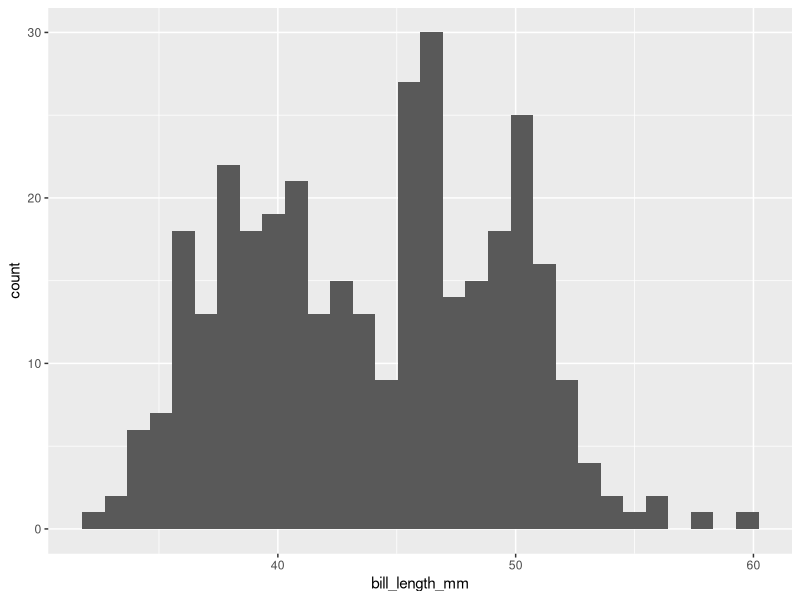
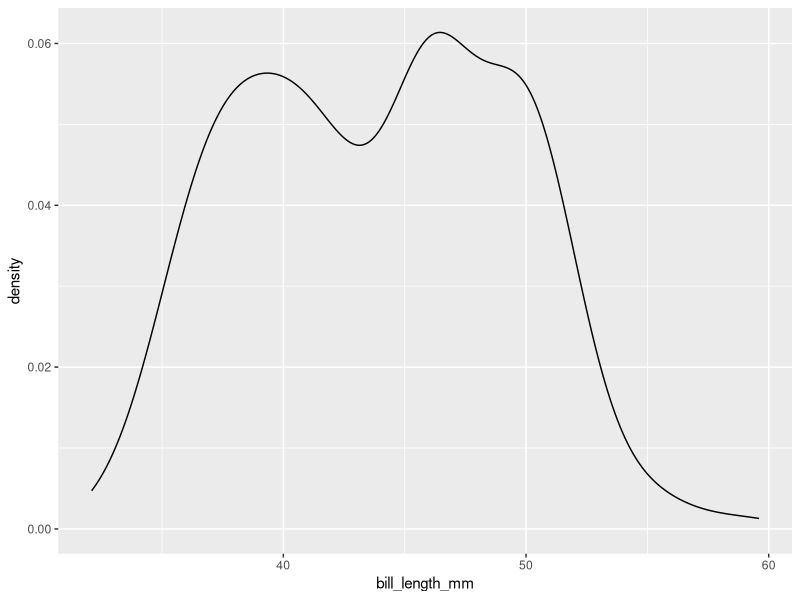
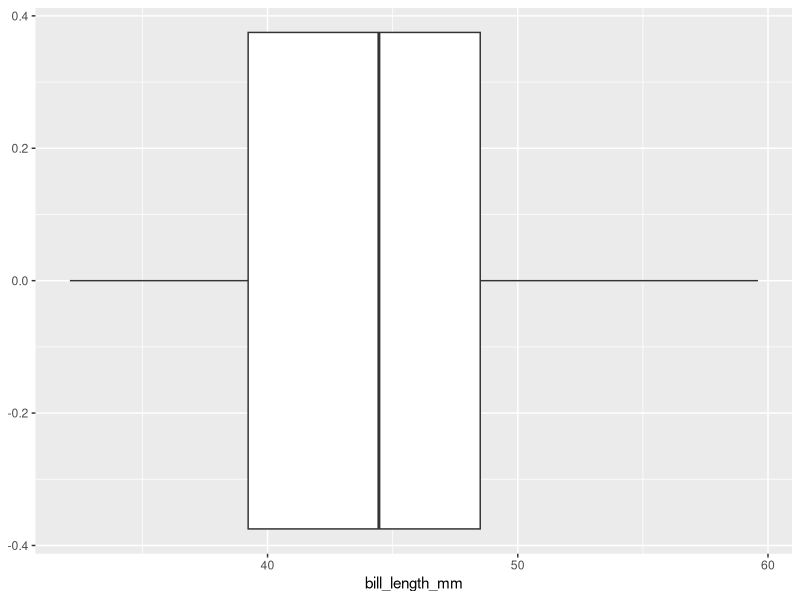
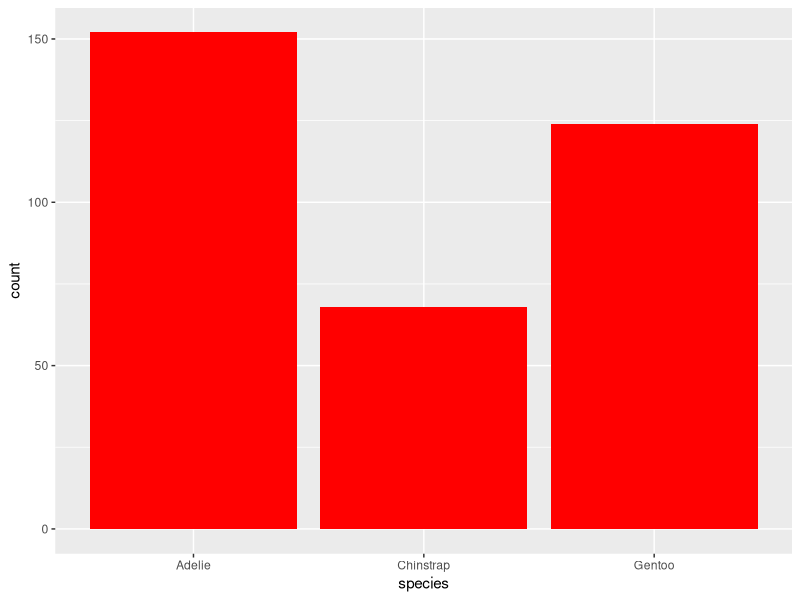
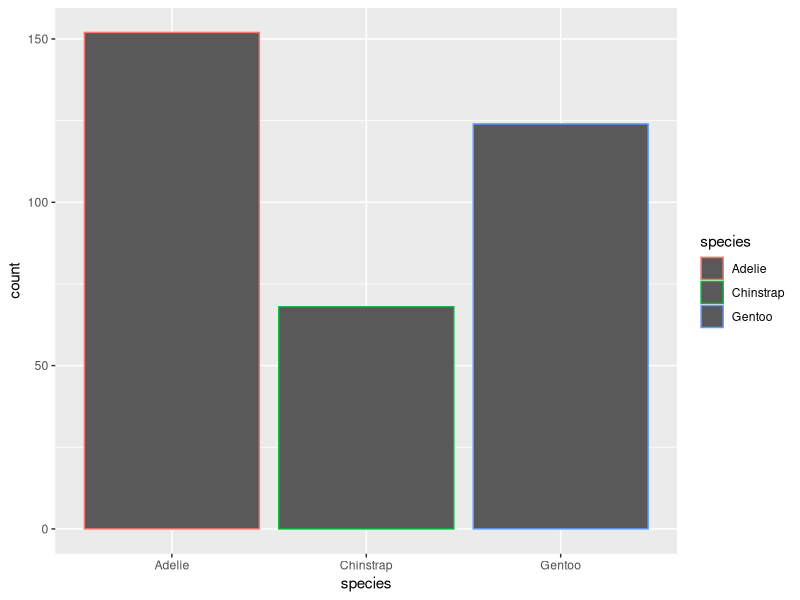
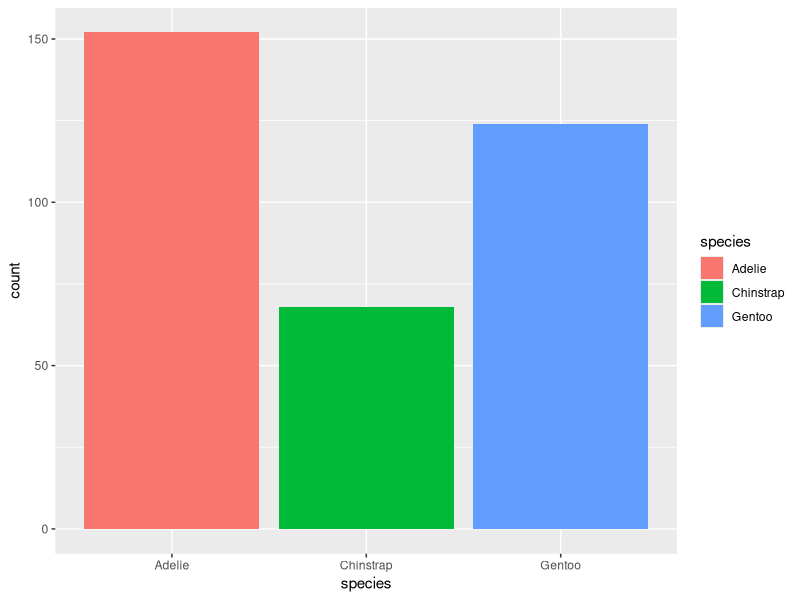
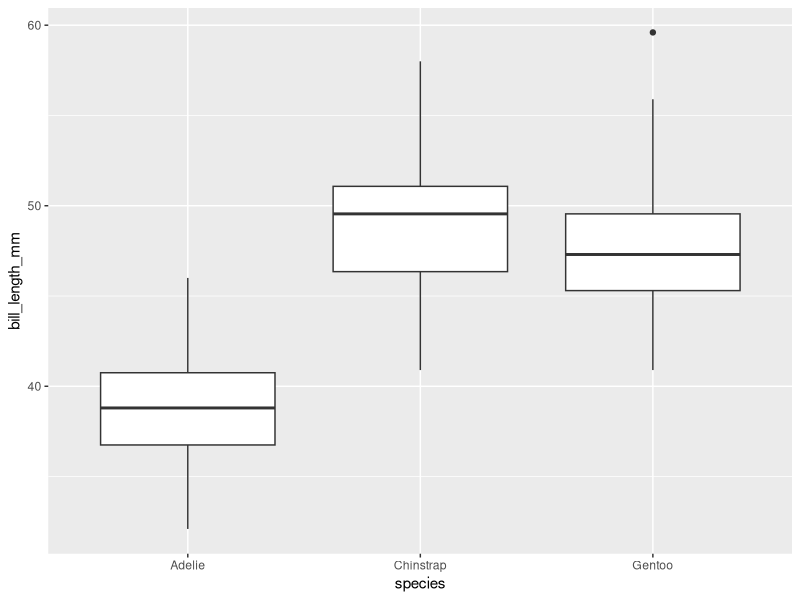
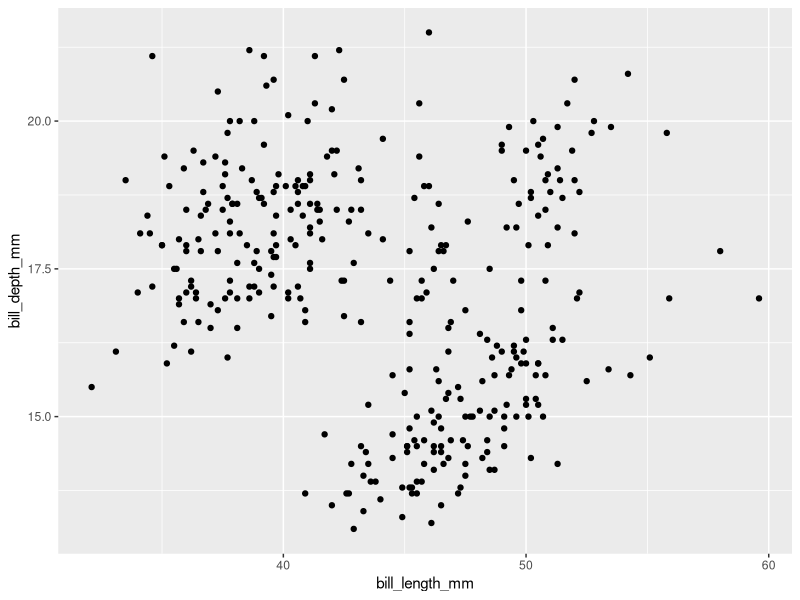

Here is the R script that generated these plots, in order:
## ---- chunk 1
library(ggplot2)
library(palmerpenguins)

ggplot(aes(x = bill_length_mm),data = penguins) + geom_histogram()

## ---- chunk 2
library(ggplot2)
library(palmerpenguins)

ggplot(aes(x = bill_length_mm),data = penguins) + geom_density()

## ---- chunk 3
ggplot(aes(x = bill_length_mm),data = penguins) + geom_boxplot()
## ---- chunk 4
ggplot(aes(x = species),data = penguins) + 
  geom_bar(fill= "red")
## ---- chunk 5
ggplot(aes(x = species, color = species),data = penguins) + geom_bar()
## ---- chunk 6
ggplot(aes(x = species, fill = species),data = penguins) + geom_bar()
## ---- chunk 7
ggplot(aes(x = species, y = bill_length_mm), data = penguins) + 
geom_boxplot()
## ---- chunk 8
ggplot(aes(x = bill_length_mm, y = bill_depth_mm),data = penguins) + 
  geom_point()
## ---- chunk 9
ggplot(aes(x = bill_length_mm, y = bill_depth_mm),data = penguins) + 
  geom_point(color = "salmon")
## ---- chunk 10
ggplot(aes(x = bill_length_mm, y = bill_depth_mm, color = species), data = penguins) +
  geom_point()
## ---- chunk 11
ggplot(aes(x = bill_length_mm, y = bill_depth_mm, color = species), data = penguins) + 
  geom_point() + 
  geom_smooth()
## ---- chunk 12
ggplot(aes(x = bill_length_mm, y = bill_depth_mm),data = penguins) + 
  geom_point() + 
  geom_smooth() + 
  facet_grid(~species)
## ---- chunk 13
ggplot(aes(x = bill_length_mm, y = bill_depth_mm, color = island),data = penguins) + 
  geom_point() + 
  geom_smooth() + 
  facet_grid(~species)
## ---- chunk 14
ggplot(aes(x = bill_length_mm, y = bill_depth_mm), data = penguins) +
  geom_point() +
  geom_smooth() +
  facet_grid(species ~ 1)
## ---- chunk 15
ggplot(aes(x = bill_length_mm, y = bill_depth_mm), data = penguins) +
  geom_point() +
  geom_smooth() +
  facet_grid(species ~ island)
## ---- chunk 16
df <- expand.grid(x = 0:5, y = 0:5)
set.seed(1)
df$z <- runif(nrow(df))
ggplot(df, aes(x, y, fill = z)) +
geom_tile() + coord_fixed()

#This also works
#ggplot(df, aes(x, y, fill = z)) +
#geom_raster()
## ---- chunk 17
#| echo: false
df <- expand.grid(x = 0:5, y = 0:5)
set.seed(1)
df$z <- runif(nrow(df))
ggplot(df, aes(x, y, fill = z)) +
geom_tile() + coord_fixed()
## ---- chunk 18
df <- expand.grid(x = 0:5, y = 0:5)
set.seed(1)
df$z <- runif(nrow(df))
ggplot(df, aes(x, y, fill = z)) +
geom_tile() + 
  coord_fixed() + 
  scale_fill_continuous(type = "viridis")
  

#This also works
#ggplot(df, aes(x, y, fill = z)) +
#geom_raster()
## ---- chunk 19
#| echo: false
df <- expand.grid(x = 0:5, y = 0:5)
set.seed(1)
df$z <- runif(nrow(df))
ggplot(df, aes(x, y, fill = z)) +
geom_tile() + 
  coord_fixed() + 
  scale_fill_continuous(type = "viridis")
  

#This also works
#ggplot(df, aes(x, y, fill = z)) +
#geom_raster()
## ---- chunk 20
df <- expand.grid(x = 0:5, y = 0:5)
set.seed(1)
df$z <- runif(nrow(df))
ggplot(df, aes(x, y, fill = z)) +
geom_tile() + 
  coord_fixed() + 
  scale_fill_gradient(low = "#eaaa00", high = "#5a0722")
  

#This also works
#ggplot(df, aes(x, y, fill = z)) +
#geom_raster()
## ---- chunk 21
#| echo: false
df <- expand.grid(x = 0:5, y = 0:5)
set.seed(1)
df$z <- runif(nrow(df))
ggplot(df, aes(x, y, fill = z)) +
geom_tile() + 
  coord_fixed() + 
  scale_fill_gradient(low = "#eaaa00", high = "#5a0722")
  

#This also works
#ggplot(df, aes(x, y, fill = z)) +
#geom_raster()
